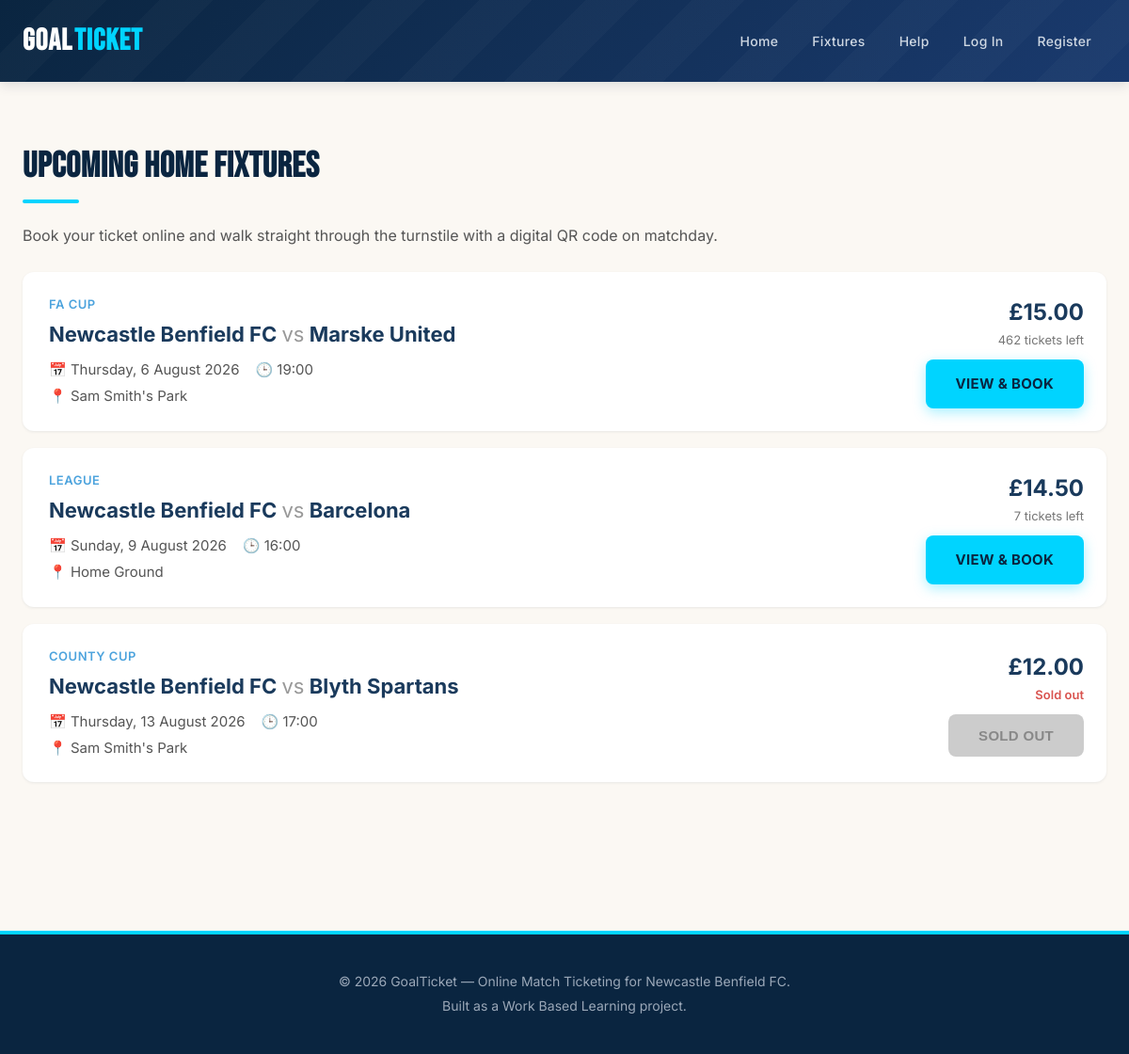
The app's page /fixtures.php with its own data.
### tables this page shows
CREATE TABLE `fixtures` (
  `fixture_id` int NOT NULL,
  `opposition` varchar(100) NOT NULL,
  `competition` varchar(50) NOT NULL,
  `match_date` date NOT NULL,
  `kick_off_time` time NOT NULL,
  `venue` varchar(100) NOT NULL,
  `ticket_price` decimal(5,2) NOT NULL,
  `total_tickets` int NOT NULL,
  `tickets_sold` int DEFAULT '0',
  `status` varchar(20) DEFAULT 'upcoming',
  `created_at` timestamp NULL DEFAULT CURRENT_TIMESTAMP
);

### fixtures.php (the view, shortened to what this page needs)
<?php
require_once __DIR__ . '/../config/database.php';
require_once __DIR__ . '/../includes/header.php';
$stmt = $pdo->prepare("SELECT *
                       FROM fixtures
                       WHERE status = 'upcoming'
                         AND match_date >= CURDATE()
                       ORDER BY match_date ASC, kick_off_time ASC");
$stmt->execute();
$fixtures = $stmt->fetchAll();
?>
<section class="section">
    <div class="container">
        <h2>Upcoming home fixtures</h2>
        <p style="margin-bottom: 25px; color: #555;">
            Book your ticket online and walk straight through the turnstile with a digital QR code on matchday.
        </p>
        <?php if (empty($fixtures)): ?>
            <div class="card">
                <p>No upcoming fixtures at the moment. Check back soon!</p>
            </div>
        <?php else: ?>
            <?php foreach ($fixtures as $fixture):
                $tickets_left = $fixture['total_tickets'] - $fixture['tickets_sold'];
                $is_sold_out  = $tickets_left <= 0;
            ?>
                <div class="card" style="display: flex; justify-content: space-between; align-items: center; flex-wrap: wrap; gap: 15px;">
                    <div style="flex: 1; min-width: 250px;">
                        <div style="color: #4ca3dd; font-weight: 600; font-size: 13px; text-transform: uppercase; letter-spacing: 0.5px;">
                            <?php echo htmlspecialchars($fixture['competition']); ?>
                        </div>
                        <h3 style="font-size: 22px; color: #1a3a5c; margin: 4px 0 8px;">
                            <?php echo htmlspecialchars(CLUB_NAME); ?>
                            <span style="color: #999; font-weight: normal;">vs</span>
                            <?php echo htmlspecialchars($fixture['opposition']); ?>
                        </h3>
                        <div style="color: #555; font-size: 15px;">
                            📅 <?php echo date('l, j F Y', strtotime($fixture['match_date'])); ?>
                            &nbsp;&nbsp;
                            🕒 <?php echo date('H:i', strtotime($fixture['kick_off_time'])); ?>
                        </div>
                        <div style="color: #555; font-size: 15px; margin-top: 4px;">
                            📍 <?php echo htmlspecialchars($fixture['venue']); ?>
                        </div>
                    </div>
                    <div style="text-align: right;">
                        <div style="font-size: 24px; font-weight: 700; color: #1a3a5c;">
                            £<?php echo number_format($fixture['ticket_price'], 2); ?>
                        </div>
                        <div style="font-size: 13px; color: #777; margin-bottom: 10px;">
                            <?php if ($is_sold_out): ?>
                                <span style="color: #d9534f; font-weight: 600;">Sold out</span>
                            <?php else: ?>
                                <?php echo (int) $tickets_left; ?> tickets left
                            <?php endif; ?>
                        </div>
                        <?php if ($is_sold_out): ?>
                            <button class="btn" disabled style="background: #ccc; cursor: not-allowed;">Sold out</button>
                        <?php else: ?>
                            <a href="fixture_detail.php?id=<?php echo (int) $fixture['fixture_id']; ?>" class="btn">View &amp; book</a>
                        <?php endif; ?>
                    </div>
                </div>
            <?php endforeach; ?>
        <?php endif; ?>
    </div>
</section>
<?php require_once __DIR__ . '/../includes/footer.php'; ?>

### header.php (shortened to what this page needs)
<!DOCTYPE html>
<html lang="en">
<head>
    <link rel="stylesheet" href="<?php echo SITE_URL; ?>/assets/css/style.css">
</head>
<body>
<header class="site-header">
    <div class="container">
        <h1>
            <a href="<?php echo SITE_URL; ?>/public/index.php">
                Goal<span>Ticket</span>
            </a>
        </h1>
       <nav class="main-nav">
    <ul>
        <li><a href="<?php echo SITE_URL; ?>/public/index.php">Home</a></li>
        <li><a href="<?php echo SITE_URL; ?>/public/fixtures.php">Fixtures</a></li>
        <li><a href="<?php echo SITE_URL; ?>/public/support.php">Help</a></li>
        <?php if (isset($_SESSION['user_id'])): ?>
            <li><a href="<?php echo SITE_URL; ?>/public/logout.php">Log Out</a></li>
        <?php else: ?>
            <li><a href="<?php echo SITE_URL; ?>/public/login.php">Log In</a></li>
            <li><a href="<?php echo SITE_URL; ?>/public/register.php">Register</a></li>
        <?php endif; ?>
    </ul>
</nav>
    </div>
</header>
<main>

### footer.php (shortened to what this page needs)
</main>
<footer class="site-footer">
    <div class="container">
        <p>&copy; <?php echo date('Y'); ?> <?php echo SITE_NAME; ?> — Online Match Ticketing for <?php echo CLUB_NAME; ?>.</p>
        <p>Built as a Work Based Learning project.</p>
    </div>
</footer>
</body>
</html>

### style.css (style rules this page uses)
:root { --stadium-dark: #0a2540; --stadium-blue: #1a3a6e; --pitch-green: #2d8a3e; --pitch-green-dark: #1e6029; --electric-cyan: #00d4ff; --crowd-cream: #fbf8f3; --terrace-grey: #f0f2f5; --shadow-sm: 0 1px 3px rgba(10, 37, 64, 0.08); --shadow-md: 0 4px 12px rgba(10, 37, 64, 0.12); --shadow-lg: 0 12px 32px rgba(10, 37, 64, 0.18); }
* { margin: 0; padding: 0; box-sizing: border-box; }
body { font-family: 'Inter', -apple-system, BlinkMacSystemFont, sans-serif; line-height: 1.6; color: #1a1a1a; background-color: var(--crowd-cream); -webkit-font-smoothing: antialiased; }
.container { max-width: 1200px; margin: 0 auto; padding: 0 24px; }
.site-header { background: linear-gradient(135deg, var(--stadium-dark) 0%, var(--stadium-blue) 100%); color: #fff; padding: 18px 0; box-shadow: var(--shadow-md); position: relative; overflow: hidden; }
.site-header::before { content: ''; position: absolute; top: 0; right: 0; bottom: 0; left: 0; background-image: repeating-linear-gradient( 135deg, transparent, transparent 40px, rgba(255, 255, 255, 0.025) 40px, rgba(255, 255, 255, 0.025) 80px ); pointer-events: none; }
.site-header .container { display: flex; justify-content: space-between; align-items: center; flex-wrap: wrap; gap: 15px; position: relative; z-index: 2; }
.site-header h1 { font-family: 'Bebas Neue', sans-serif; font-size: 32px; margin: 0; letter-spacing: 1px; }
.site-header h1 a { color: #fff; text-decoration: none; display: inline-flex; align-items: center; gap: 2px; }
.site-header h1 span { color: var(--electric-cyan); }
.main-nav ul { list-style: none; display: flex; gap: 4px; margin: 0; padding: 0; }
.main-nav a { color: #cfd8e3; text-decoration: none; font-weight: 500; font-size: 14px; padding: 8px 16px; border-radius: 6px; transition: all 0.2s ease; letter-spacing: 0.3px; }
.btn { display: inline-block; padding: 14px 32px; background: var(--electric-cyan); color: var(--stadium-dark); text-decoration: none; border-radius: 8px; border: none; font-size: 15px; font-weight: 700; cursor: pointer; transition: all 0.2s ease; letter-spacing: 0.3px; text-transform: uppercase; box-shadow: 0 4px 14px rgba(0, 212, 255, 0.35); }
button.btn[disabled] { background: #ccc !important; color: #888 !important; cursor: not-allowed; box-shadow: none; transform: none; }
.section { padding: 60px 0; }
.section h2 { font-family: 'Bebas Neue', sans-serif; font-size: 38px; margin-bottom: 30px; color: var(--stadium-dark); letter-spacing: 0.5px; position: relative; display: inline-block; }
.section h2::after { content: ''; position: absolute; bottom: -8px; left: 0; width: 60px; height: 4px; background: var(--electric-cyan); border-radius: 2px; }
.card { background: #fff; border-radius: 12px; padding: 24px; box-shadow: var(--shadow-sm); margin-bottom: 18px; transition: all 0.25s ease; border-left: 4px solid transparent; position: relative; }
.card h3 { color: var(--stadium-dark); font-weight: 700; margin-bottom: 8px; }
.site-footer { background: var(--stadium-dark); color: #9ba8b8; padding: 35px 0; text-align: center; margin-top: 80px; font-size: 14px; border-top: 4px solid var(--electric-cyan); }
.site-footer p { margin: 4px 0; }

### records on screen
fixtures: competition "FA CUP", opposition "Marske United", match_date "Thursday, 6 August 2026", kick_off_time "19:00", venue "Sam Smith's Park", ticket_price "15.00", tickets_left "462"
fixtures: competition "LEAGUE", opposition "Barcelona", match_date "Sunday, 9 August 2026", kick_off_time "16:00", venue "Home Ground", ticket_price "14.50", tickets_left "7"
fixtures: competition "COUNTY CUP", opposition "Blyth Spartans", match_date "Thursday, 13 August 2026", kick_off_time "17:00", venue "Sam Smith's Park", ticket_price "12.00", total_tickets "Sold out"

### other values on screen
SITE_NAME "GoalTicket"
CLUB_NAME "Newcastle Benfield FC"
